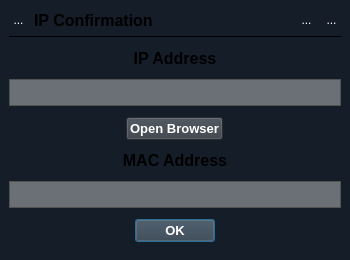
<?xml version="1.0" encoding="UTF-8"?>
<ui version="4.0">
 <class>IPRConfirmation</class>
 <widget class="QWidget" name="IPRConfirmation">
  <property name="geometry">
   <rect>
    <x>0</x>
    <y>0</y>
    <width>350</width>
    <height>260</height>
   </rect>
  </property>
  <property name="sizePolicy">
   <sizepolicy hsizetype="Preferred" vsizetype="Fixed">
    <horstretch>0</horstretch>
    <verstretch>0</verstretch>
   </sizepolicy>
  </property>
  <property name="windowTitle">
   <string>IPR Confirmation</string>
  </property>
  <property name="styleSheet">
   <string notr="true">QWidget#IPRConfirmation {
	background-color: #151d28;
}

QWidget[StyleClass=&quot;setText&quot;] {
	color: #FFFFFF;
}

QWidget #titlebar {
	background: #151d28;
}

QPushButton {
  background-color: #383e46;
  color: #FFFFFF;
}

QPushButton:disabled {
  background-color: #434343;
  color: #828282;
}

QPushButton:pressed {
  background-color: #92beff;
}

QDialogButtonBox QPushButton {
  /* Issue #194 #248 - Special case of QPushButton inside dialogs, for better UI */
  min-width: 80px;
}

QToolButton {
	border: none;
    background: none;
	color: #FFFFFF;
}

QLineEdit {
  background-color: #6b7076;
  padding-top: 2px;
  /* This QLineEdit fix  103, 111 */
  padding-bottom: 2px;
  /* This QLineEdit fix  103, 111 */
  padding-left: 4px;
  padding-right: 4px;
  border-style: solid;
  border: 1px solid #525252;
  color: #FFFFFF;
}

QLineEdit:focus {
  border: 1px solid #92beff;
}

QFrame[frameShape=&quot;4&quot;] {
	color: #383e46
}
</string>
  </property>
  <widget class="QWidget" name="titlebar" native="true">
   <property name="geometry">
    <rect>
     <x>0</x>
     <y>0</y>
     <width>350</width>
     <height>40</height>
    </rect>
   </property>
   <layout class="QVBoxLayout" name="verticalLayout">
    <property name="leftMargin">
     <number>0</number>
    </property>
    <property name="topMargin">
     <number>0</number>
    </property>
    <property name="rightMargin">
     <number>0</number>
    </property>
    <property name="bottomMargin">
     <number>0</number>
    </property>
    <item>
     <widget class="QWidget" name="widget" native="true">
      <property name="sizePolicy">
       <sizepolicy hsizetype="Preferred" vsizetype="Preferred">
        <horstretch>0</horstretch>
        <verstretch>0</verstretch>
       </sizepolicy>
      </property>
      <property name="minimumSize">
       <size>
        <width>0</width>
        <height>0</height>
       </size>
      </property>
      <layout class="QHBoxLayout" name="horizontalLayout">
       <item>
        <widget class="QToolButton" name="titleIcon">
         <property name="text">
          <string>...</string>
         </property>
        </widget>
       </item>
       <item>
        <widget class="QLabel" name="title">
         <property name="font">
          <font>
           <pointsize>12</pointsize>
           <bold>true</bold>
          </font>
         </property>
         <property name="text">
          <string>IP Confirmation</string>
         </property>
         <property name="StyleClass" stdset="0">
          <string>setText</string>
         </property>
        </widget>
       </item>
       <item>
        <widget class="QToolButton" name="minButton">
         <property name="focusPolicy">
          <enum>Qt::NoFocus</enum>
         </property>
         <property name="text">
          <string>...</string>
         </property>
        </widget>
       </item>
       <item>
        <widget class="QToolButton" name="closeButton">
         <property name="focusPolicy">
          <enum>Qt::NoFocus</enum>
         </property>
         <property name="text">
          <string>...</string>
         </property>
        </widget>
       </item>
      </layout>
     </widget>
    </item>
   </layout>
  </widget>
  <widget class="QWidget" name="widget_2" native="true">
   <property name="geometry">
    <rect>
     <x>0</x>
     <y>30</y>
     <width>350</width>
     <height>230</height>
    </rect>
   </property>
   <layout class="QGridLayout" name="gridLayout">
    <property name="leftMargin">
     <number>9</number>
    </property>
    <property name="topMargin">
     <number>0</number>
    </property>
    <property name="rightMargin">
     <number>9</number>
    </property>
    <property name="bottomMargin">
     <number>9</number>
    </property>
    <item row="2" column="0">
     <widget class="QLineEdit" name="lineIPField">
      <property name="enabled">
       <bool>true</bool>
      </property>
      <property name="font">
       <font>
        <pointsize>12</pointsize>
       </font>
      </property>
      <property name="text">
       <string/>
      </property>
      <property name="frame">
       <bool>true</bool>
      </property>
      <property name="alignment">
       <set>Qt::AlignCenter</set>
      </property>
      <property name="readOnly">
       <bool>true</bool>
      </property>
     </widget>
    </item>
    <item row="1" column="0">
     <widget class="QLabel" name="label">
      <property name="sizePolicy">
       <sizepolicy hsizetype="Preferred" vsizetype="Fixed">
        <horstretch>0</horstretch>
        <verstretch>0</verstretch>
       </sizepolicy>
      </property>
      <property name="font">
       <font>
        <pointsize>12</pointsize>
        <bold>true</bold>
       </font>
      </property>
      <property name="text">
       <string>IP Address</string>
      </property>
      <property name="alignment">
       <set>Qt::AlignCenter</set>
      </property>
      <property name="StyleClass" stdset="0">
       <string>setText</string>
      </property>
     </widget>
    </item>
    <item row="7" column="0" alignment="Qt::AlignHCenter">
     <widget class="QPushButton" name="accept">
      <property name="sizePolicy">
       <sizepolicy hsizetype="Fixed" vsizetype="Fixed">
        <horstretch>0</horstretch>
        <verstretch>0</verstretch>
       </sizepolicy>
      </property>
      <property name="font">
       <font>
        <pointsize>10</pointsize>
        <bold>true</bold>
       </font>
      </property>
      <property name="text">
       <string>OK</string>
      </property>
      <property name="default">
       <bool>true</bool>
      </property>
     </widget>
    </item>
    <item row="4" column="0" alignment="Qt::AlignHCenter">
     <widget class="QPushButton" name="actionOpenBrowser">
      <property name="sizePolicy">
       <sizepolicy hsizetype="Fixed" vsizetype="Fixed">
        <horstretch>0</horstretch>
        <verstretch>0</verstretch>
       </sizepolicy>
      </property>
      <property name="font">
       <font>
        <pointsize>10</pointsize>
        <bold>true</bold>
       </font>
      </property>
      <property name="text">
       <string>Open Browser</string>
      </property>
     </widget>
    </item>
    <item row="5" column="0">
     <widget class="QLabel" name="label_2">
      <property name="sizePolicy">
       <sizepolicy hsizetype="Preferred" vsizetype="Fixed">
        <horstretch>0</horstretch>
        <verstretch>0</verstretch>
       </sizepolicy>
      </property>
      <property name="font">
       <font>
        <pointsize>12</pointsize>
        <bold>true</bold>
       </font>
      </property>
      <property name="text">
       <string>MAC Address</string>
      </property>
      <property name="alignment">
       <set>Qt::AlignCenter</set>
      </property>
      <property name="StyleClass" stdset="0">
       <string>setText</string>
      </property>
     </widget>
    </item>
    <item row="6" column="0">
     <widget class="QLineEdit" name="lineMACField">
      <property name="enabled">
       <bool>true</bool>
      </property>
      <property name="font">
       <font>
        <pointsize>12</pointsize>
        <bold>false</bold>
       </font>
      </property>
      <property name="text">
       <string/>
      </property>
      <property name="alignment">
       <set>Qt::AlignCenter</set>
      </property>
      <property name="readOnly">
       <bool>true</bool>
      </property>
     </widget>
    </item>
    <item row="0" column="0">
     <widget class="Line" name="line">
      <property name="frameShadow">
       <enum>QFrame::Plain</enum>
      </property>
      <property name="orientation">
       <enum>Qt::Horizontal</enum>
      </property>
     </widget>
    </item>
   </layout>
  </widget>
 </widget>
 <resources/>
 <connections/>
</ui>
